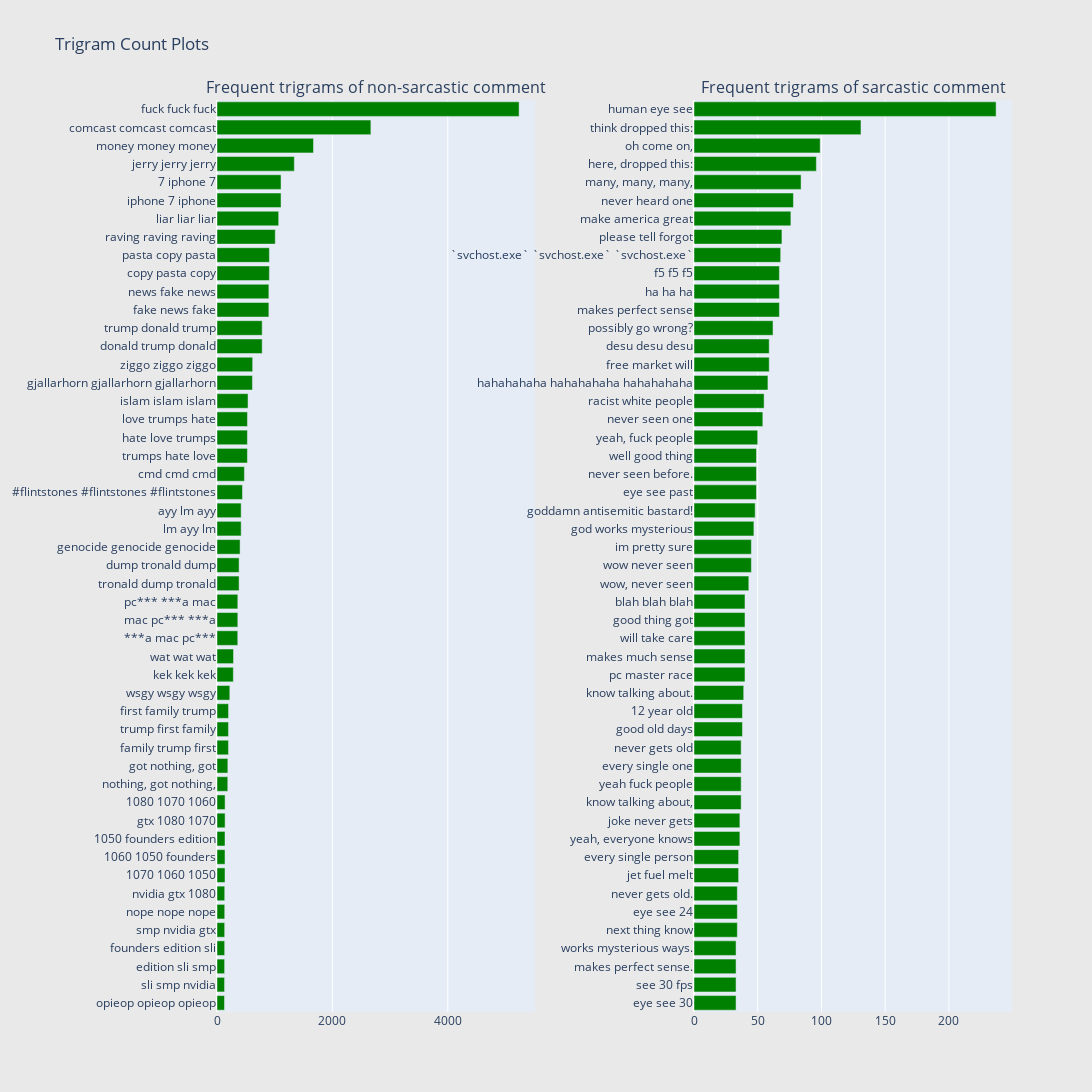

This figure's notebook cell:
### Code cell
freq_dict = defaultdict(int)
for sent in train0_df['comment']:
    for word in generate_ngrams(sent,3):
        freq_dict[word] += 1
fd_sorted = pd.DataFrame(sorted(freq_dict.items(), key=lambda x: x[1])[::-1])
fd_sorted.columns = ["word", "wordcount"]
trace0 = horizontal_bar_chart(fd_sorted.head(50), 'green')


freq_dict = defaultdict(int)
for sent in train1_df['comment']:
    for word in generate_ngrams(sent,3):
        freq_dict[word] += 1
fd_sorted = pd.DataFrame(sorted(freq_dict.items(), key=lambda x: x[1])[::-1])
fd_sorted.columns = ["word", "wordcount"]
trace1 = horizontal_bar_chart(fd_sorted.head(50), 'green')

# Creating two subplots
fig = subplots.make_subplots(rows=1, cols=2, vertical_spacing=0.04, horizontal_spacing=0.2,
                          subplot_titles=["Frequent trigrams of non-sarcastic comment", 
                                          "Frequent trigrams of sarcastic comment"])
fig.append_trace(trace0, 1, 1)
fig.append_trace(trace1, 1, 2)
fig['layout'].update(height=1200, width=1200, paper_bgcolor='rgb(233,233,233)', title="Trigram Count Plots")
py.iplot(fig, filename='word-plots')

### Figure 1 — Plotly figure (JSON) as saved in the notebook; plotly's stock layout.template omitted (floating-point values rounded to 4 significant figures)
{"data": [{"marker": {"color": "green"}, "orientation": "h", "showlegend": false, "type": "bar", "x": [130, 131, 132, 133, 133, 134, 134, 139, 139, 139, 140, 140, 187, 188, 199, 199, 200, 222, 283, 286, 360, 361, 361, 383, 383, 400, 419, 419, 442, 475, 527, 527, 528, 538, 614, 618, 783, 783, 899, 899, 908, 908, 1010, 1069, 1110, 1110, 1340, 1672, 2667, 5236], "xaxis": "x", "y": ["opieop opieop opieop", "sli smp nvidia", "edition sli smp", "founders edition sli", "smp nvidia gtx", "nope nope nope", "nvidia gtx 1080", "1070 1060 1050", "1060 1050 founders", "1050 founders edition", "gtx 1080 1070", "1080 1070 1060", "nothing, got nothing,", "got nothing, got", "family trump first", "trump first family", "first family trump", "wsgy wsgy wsgy", "kek kek kek", "wat wat wat", "***a mac pc***", "mac pc*** ***a", "pc*** ***a mac", "tronald dump tronald", "dump tronald dump", "genocide genocide genocide", "lm ayy lm", "ayy lm ayy", "#flintstones #flintstones #flintstones", "cmd cmd cmd", "trumps hate love", "hate love trumps", "love trumps hate", "islam islam islam", "gjallarhorn gjallarhorn gjallarhorn", "ziggo ziggo ziggo", "donald trump donald", "trump donald trump", "fake news fake", "news fake news", "copy pasta copy", "pasta copy pasta", "raving raving raving", "liar liar liar", "iphone 7 iphone", "7 iphone 7", "jerry jerry jerry", "money money money", "comcast comcast comcast", "fuck fuck fuck"], "yaxis": "y"}, {"marker": {"color": "green"}, "orientation": "h", "showlegend": false, "type": "bar", "x": [33, 33, 33, 33, 34, 34, 34, 35, 35, 36, 36, 37, 37, 37, 37, 38, 38, 39, 40, 40, 40, 40, 40, 43, 45, 45, 47, 48, 49, 49, 49, 50, 54, 55, 58, 59, 59, 62, 67, 67, 67, 68, 69, 76, 78, 84, 96, 99, 131, 237], "xaxis": "x2", "y": ["eye see 30", "see 30 fps", "makes perfect sense.", "works mysterious ways.", "next thing know", "eye see 24", "never gets old.", "jet fuel melt", "every single person", "yeah, everyone knows", "joke never gets", "know talking about,", "yeah fuck people", "every single one", "never gets old", "good old days", "12 year old", "know talking about.", "pc master race", "makes much sense", "will take care", "good thing got", "blah blah blah", "wow, never seen", "wow never seen", "im pretty sure", "god works mysterious", "goddamn antisemitic bastard!", "eye see past", "never seen before.", "well good thing", "yeah, fuck people", "never seen one", "racist white people", "hahahahaha hahahahaha hahahahaha", "free market will", "desu desu desu", "possibly go wrong?", "makes perfect sense", "ha ha ha", "f5 f5 f5", "`svchost.exe` `svchost.exe` `svchost.exe`", "please tell forgot", "make america great", "never heard one", "many, many, many,", "here, dropped this:", "oh come on,", "think dropped this:", "human eye see"], "yaxis": "y2"}], "layout": {"annotations": [{"font": {"size": 16}, "showarrow": false, "text": "Frequent trigrams of non-sarcastic comment", "x": 0.2, "xanchor": "center", "xref": "paper", "y": 1, "yanchor": "bottom", "yref": "paper"}, {"font": {"size": 16}, "showarrow": false, "text": "Frequent trigrams of sarcastic comment", "x": 0.8, "xanchor": "center", "xref": "paper", "y": 1, "yanchor": "bottom", "yref": "paper"}], "height": 1200, "paper_bgcolor": "rgb(233,233,233)", "title": {"text": "Trigram Count Plots"}, "width": 1200, "xaxis": {"anchor": "y", "domain": [0, 0.4]}, "xaxis2": {"anchor": "y2", "domain": [0.6, 1]}, "yaxis": {"anchor": "x", "domain": [0, 1]}, "yaxis2": {"anchor": "x2", "domain": [0, 1]}}}
